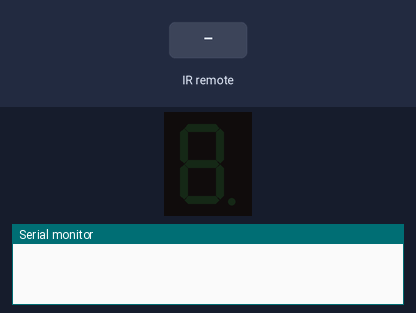
Recording of a sketch running on a simulated Arduino Uno, built with avr-gcc and run on an emulated ATmega328P. Parts: 1-digit seven-segment display, the last lines printed to the serial monitor. Wiring (inferred from the names in the program): 1-digit 7-segment display, segments lit when HIGH: segments pin 2, pin 3, pin 4, pin 5, pin 6, pin 7, pin 8. Inputs (shaded band) come from the test bench. The segment pins are drawn as the display they are named for.

Above: at 1.2 s.
1.3 s: infrared code 0xFD30CF received
At 1.9 s:
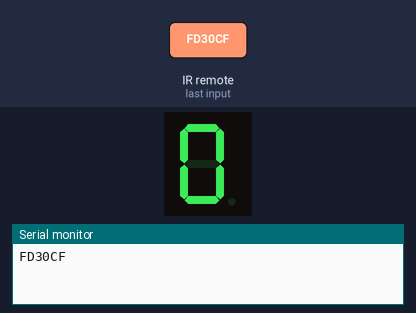
2.8 s: infrared code 0xFD08F7 received
At 3.1 s:
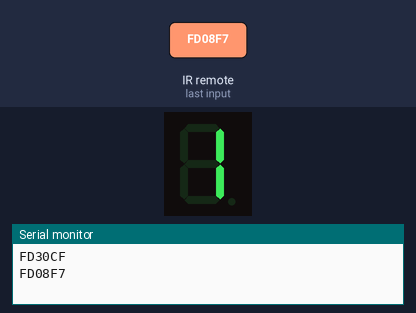
4.3 s: infrared code 0xFD8877 received
At 5.4 s:
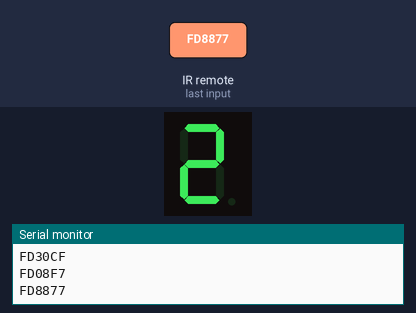
5.8 s: infrared code 0xFD48B7 received
At 6.5 s:
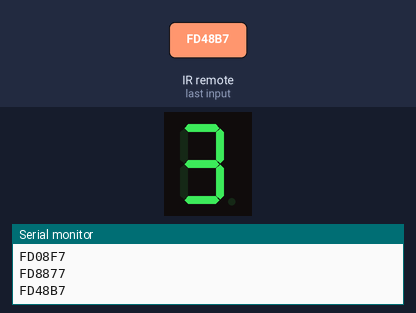
7.3 s: infrared code 0xFD28D7 received
At 7.7 s:
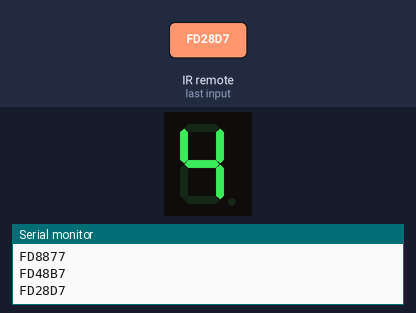
8.8 s: infrared code 0xFDA857 received
At 10.0 s:
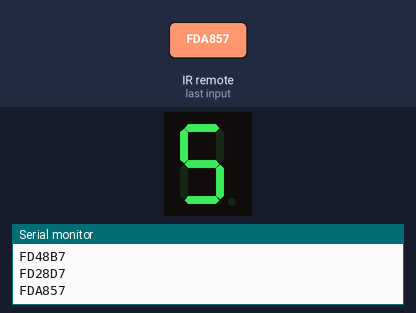
Timing chart, 0 to 11.3 s (numbered marks = the images above; inputs shaded):
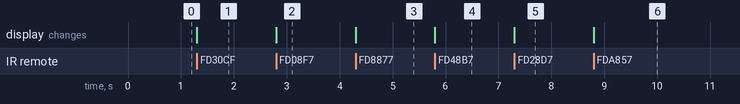

The sketch:

Seven_segment.ino
```cpp
# include <IRremote.h>
int A = 2;
int B = 3;
int C = 4;
int D = 5;
int E = 6;
int F = 7;
int G = 8;
int irPin = 12;
IRrecv IR(irPin);
decode_results results;
void setup()
{
  pinMode(A, OUTPUT);
  pinMode(B, OUTPUT);
  pinMode(C, OUTPUT);
  pinMode(D, OUTPUT);
  pinMode(E, OUTPUT);
  pinMode(F, OUTPUT);
  pinMode(G, OUTPUT);
  IR.enableIRIn();
  Serial.begin(9600);
}

void zero(void)
{
  digitalWrite(A, HIGH);
  digitalWrite(B, HIGH);
  digitalWrite(C, HIGH);
  digitalWrite(D, HIGH);
  digitalWrite(E, HIGH);
  digitalWrite(F, HIGH);
  digitalWrite(G, LOW);
}

void one(void)
{
  digitalWrite(A, LOW);
  digitalWrite(B, HIGH);
  digitalWrite(C, HIGH);
  digitalWrite(D, LOW);
  digitalWrite(E, LOW);
  digitalWrite(F, LOW);
  digitalWrite(G, LOW);
}

void two(void)
{
  digitalWrite(A, HIGH);
  digitalWrite(B, HIGH);
  digitalWrite(C, LOW);
  digitalWrite(D, HIGH);
  digitalWrite(E, HIGH);
  digitalWrite(F, LOW);
  digitalWrite(G, HIGH);
}

void three(void)
{
  digitalWrite(A, HIGH);
  digitalWrite(B, HIGH);
  digitalWrite(C, HIGH);
  digitalWrite(D, HIGH);
  digitalWrite(E, LOW);
  digitalWrite(F, LOW);
  digitalWrite(G, HIGH);
}

void four(void)
{
  digitalWrite(A, LOW);
  digitalWrite(B, HIGH);
  digitalWrite(C, HIGH);
  digitalWrite(D, LOW);
  digitalWrite(E, LOW);
  digitalWrite(F, HIGH);
  digitalWrite(G, HIGH);
}

void five(void)
{
  digitalWrite(A, HIGH);
  digitalWrite(B, LOW);
  digitalWrite(C, HIGH);
  digitalWrite(D, HIGH);
  digitalWrite(E, LOW);
  digitalWrite(F, HIGH);
  digitalWrite(G, HIGH);
}

void six(void)
{
  digitalWrite(A, HIGH);
  digitalWrite(B, LOW);
  digitalWrite(C, HIGH);
  digitalWrite(D, HIGH);
  digitalWrite(E, HIGH);
  digitalWrite(F, HIGH);
  digitalWrite(G, HIGH);
}

void seven(void)
{
  digitalWrite(A, HIGH);
  digitalWrite(B, HIGH);
  digitalWrite(C, HIGH);
  digitalWrite(D, LOW);
  digitalWrite(E, LOW);
  digitalWrite(F, LOW);
  digitalWrite(G, LOW);
}

void eight(void)
{
  digitalWrite(A, HIGH);
  digitalWrite(B, HIGH);
  digitalWrite(C, HIGH);
  digitalWrite(D, HIGH);
  digitalWrite(E, HIGH);
  digitalWrite(F, HIGH);
  digitalWrite(G, HIGH);
}

void nine(void)
{
  digitalWrite(A, HIGH);
  digitalWrite(B, HIGH);
  digitalWrite(C, HIGH);
  digitalWrite(D, HIGH);
  digitalWrite(E, LOW);
  digitalWrite(F, HIGH);
  digitalWrite(G, HIGH);
}

void loop()
{
  if (IR.decode(&results))
  {
    Serial.println(results.value, HEX);
    if (results.value==0xFD30CF)
    {
      zero();
    }
    if (results.value==0xFD08F7)
    {
      one();
    }
    if (results.value==0xFD8877)
    {
      two();
    }
    if (results.value==0xFD48B7)
    {
      three();
    }
    if (results.value==0xFD28D7)
    {
      four();
    }
    if (results.value==0xFDA857)
    {
      five();
    }
    if (results.value==0xFD6897)
    {
      six();
    }
    if (results.value==0xFD18E7)
    {
      seven();
    }
    if (results.value==0xFD9867)
    {
      eight();
    }
    if (results.value==0xFD58A7)
    {
      nine();
    }
  }
  IR.resume();
  //delay(50);
}
```

Measured:
- after the input at 1.3 s, the display: changes at once (image 1)
- after the input at 2.8 s, the display: changes at once (image 2)
- after the input at 4.3 s, the display: changes at once (image 3)
- after the input at 5.8 s, the display: changes at once (image 4)
- after the input at 7.3 s, the display: changes at once (image 5)
- after the input at 8.8 s, the display: changes at once (image 6)
